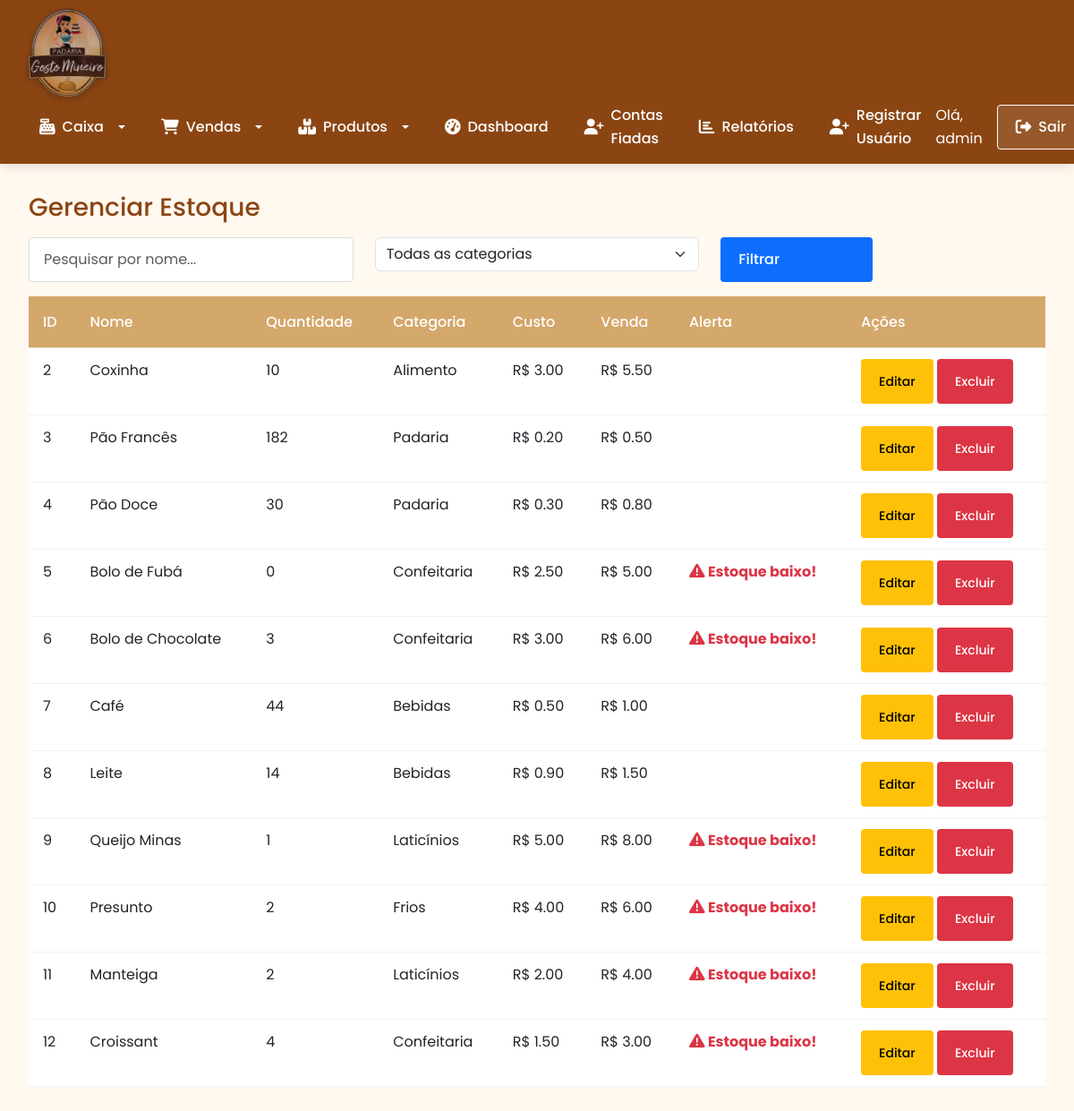
Screenshot of /estoque (signed in) with the database file from the repository.
### tables this page shows
CREATE TABLE usuarios (
    id INTEGER PRIMARY KEY AUTOINCREMENT,
    nome TEXT NOT NULL,
    senha TEXT NOT NULL,
    tipo TEXT DEFAULT 'usuario' -- adm ou usuario
);

CREATE TABLE itens (
    id INTEGER PRIMARY KEY AUTOINCREMENT,
    nome TEXT NOT NULL,
    quantidade INTEGER NOT NULL,
    categoria TEXT NOT NULL,
    custo REAL NOT NULL,
    venda REAL NOT NULL
);

### app.py (the view)
@app.route('/estoque', methods=['GET'])
@login_required
def estoque():
    pesquisa = request.args.get('pesquisa', '')
    categoria = request.args.get('categoria', '')
    query = 'SELECT * FROM itens WHERE 1=1'
    params = []
    if pesquisa:
        query += ' AND nome LIKE ?'
        params.append(f'%{pesquisa}%')
    if categoria:
        query += ' AND categoria = ?'
        params.append(categoria)
    db = get_db()
    cur = db.execute(query, params)
    itens = cur.fetchall()
    categorias = db.execute('SELECT DISTINCT categoria FROM itens').fetchall()
    return render_template('estoque.html', itens=itens, categorias=categorias)

### app.py (called while the page is built)
@app.before_request
def make_session_permanent():
    session.permanent = True  # Ativa expiração da sessão

@login_manager.user_loader
def load_user(user_id):
    db = get_db()
    cur = db.execute('SELECT * FROM usuarios WHERE id = ?', (user_id,))
    user = cur.fetchone()
    if user:
        return User(user[0], user[1], user[3])
    return None

### database.py (called while the page is built)
def get_db():
    db = getattr(g, '_database', None)
    if db is None:
        db = g._databse = sqlite3.connect(DATABASE)
        db.row_factory = sqlite3.Row
    return db

def close_connection(exception):
    db = getattr(g, '_database', None)
    if db is not None:
        db.close()

### templates/estoque.html (shortened to what this page needs)
{% extends "base.html" %}
{% block content %}
<h3>Gerenciar Estoque</h3>
<form method="GET" class="mb-3">
    <div class="row">
        <div class="col-md-4">
            <input type="text" name="pesquisa" class="form-control" placeholder="Pesquisar por nome...">
        </div>
        <div class="col-md-4">
            <select name="categoria" class="form-select">
                <option value="">Todas as categorias</option>
            </select>
        </div>
        <div class="col-md-2">
            <button type="submit" class="btn btn-primary w-100">Filtrar</button>
        </div>
    </div>
</form>
<table class="table">
    <thead>
        <tr>
            <th>ID</th>
            <th>Nome</th>
            <th>Quantidade</th>
            <th>Categoria</th>
            <th>Custo</th>
            <th>Venda</th>
            <th class="alerta">Alerta</th>
            <th class="acoes">Ações</th>
        </tr>
    </thead>
    <tbody>
        {% for item in itens %}
            <tr>
                <td>{{ item[0] }}</td>
                <td>{{ item[1] }}</td>
                <td>{{ item[2] }}</td>
                <td>{{ item[3] }}</td>
                <td>R$ {{ "%.2f"|format(item[4]) }}</td>
                <td>R$ {{ "%.2f"|format(item[5]) }}</td>
                <td class="{% if item[2] < 5 %}text-danger fw-bold{% endif %}">
                    {% if item[2] < 5 %}
                        <i class="fas fa-exclamation-triangle"></i> Estoque baixo!
                    {% endif %}
                </td>
                <td>
                    <a href="{{ url_for('editar_item', item_id=item[0]) }}" class="btn btn-warning btn-sm">Editar</a>
                    <a href="{{ url_for('excluir_item', item_id=item[0]) }}" class="btn btn-danger btn-sm" onclick="return confirm('Tem certeza que deseja excluir?')">Excluir</a>
                </td>
            </tr>
        {% endfor %}
    </tbody>
</table>
{% endblock %}

### templates/base.html (shortened to what this page needs)
<!DOCTYPE html>
<html lang="pt-br">
<head>
    <link href="https://cdn.jsdelivr.net/npm/bootstrap@5.3.0/dist/css/bootstrap.min.css" rel="stylesheet">
    <link href="https://cdnjs.cloudflare.com/ajax/libs/font-awesome/6.4.0/css/all.min.css" rel="stylesheet">
    <link rel="stylesheet" href="{{ url_for('static', filename='style.css') }}">
</head>
<body>
<header>
    <nav class="navbar navbar-expand-lg">
        <div class="container-fluid">
            <div class="navbar-logo">
                <a href="{{ url_for('index') }}">
                    <img src="{{ url_for('static', filename='logo.png') }}" />
                </a>
            </div>
            <div class="collapse navbar-collapse" id="navbarContent">
                <ul class="navbar-nav me-auto mb-2 mb-lg-0">
                    {% if current_user.is_authenticated %}
                        <li class="nav-item dropdown">
                            <a class="nav-link dropdown-toggle" href="#" id="caixaDropdown" role="button" data-bs-toggle="dropdown">
                                <i class="fas fa-cash-register"></i> Caixa
                            </a>
                        </li>
                        <li class="nav-item dropdown">
                            <a class="nav-link dropdown-toggle" href="#" id="vendasDropdown" role="button" data-bs-toggle="dropdown">
                                <i class="fas fa-cart-shopping"></i> Vendas
                            </a>
                        </li>
                        <li class="nav-item dropdown">
                            <a class="nav-link dropdown-toggle" href="#" id="produtosDropdown" role="button" data-bs-toggle="dropdown">
                                <i class="fas fa-boxes"></i> Produtos
                            </a>
                        </li>
                        <li class="nav-item">
                            <a class="nav-link" href="{{ url_for('dashboard') }}"><i class="fas fa-tachometer-alt"></i> Dashboard</a>
                        </li>
                        <li class="nav-item">
                            <a class="nav-link" href="{{ url_for('listar_clientes') }}"><i class="fas fa-user-plus"></i> Contas Fiadas</a>
                        </li>
                        <li class="nav-item">
                            <a class="nav-link" href="{{ url_for('relatorios') }}"><i class="fas fa-chart-bar"></i> Relatórios</a>
                        </li>
                        {% if current_user.tipo == 'adm' %}
                            <li class="nav-item">
                                <a class="nav-link" href="{{ url_for('register') }}"><i class="fas fa-user-plus"></i> Registrar Usuário</a>
                            </li>
                        {% endif %}
                    {% else %}
                        <li class="nav-item">
                            <a class="nav-link" href="{{ url_for('login') }}"><i class="fas fa-sign-in-alt"></i> Login</a>
                        </li>
                    {% endif %}
                </ul>
                <div class="d-flex align-items-center">
                    {% if current_user.is_authenticated %}
                        <span class="text-white me-3">Olá, {{ current_user.nome }}</span>
                        <a href="{{ url_for('logout') }}" class="btn btn-outline-light"><i class="fas fa-sign-out-alt"></i> Sair</a>
                    {% endif %}
                </div>
            </div>
        </div>
    </nav>
</header>
<div class="container">
    {% block content %}{% endblock %}
</div>
</body>
</html>

### static/style.css (style rules this page uses)
:root { --primary: #D4A76A; --secondary: #8B4513; --accent: #E31837; --light: #FFF9F0; --dark: #2C241B; --success: #5CB85C; --info: #5BC0DE; --warning: #F0AD4E; --danger: #D9534F; }
* { margin: 0; padding: 0; box-sizing: border-box; font-family: 'Poppins', sans-serif; }
body { font-family: 'Poppins', sans-serif; background-color: var(--light); color: var(--dark); line-height: 1.6; min-height: 100vh; }
.navbar { background-color: var(--secondary); padding: 1rem 2rem; box-shadow: 0 4px 12px rgba(0, 0, 0, 0.1); display: flex; align-items: center; flex-wrap: wrap; justify-content: space-around; }
.navbar-nav { display: flex; align-items: center; gap: 1.5rem; }
.navbar-logo img { height: 80px; filter: drop-shadow(0 2px 4px rgba(0, 0, 0, 0.2)); transition: transform 0.3s ease; }
.nav-link { color: white; text-decoration: none; font-weight: 500; font-size: 1rem; padding: 0.5rem 1rem; border-radius: 4px; transition: all 0.3s ease; justify-content: space-around; gap: 0.5rem; }
.nav-link i { font-size: 1.1rem; }
.container { flex: 1; padding: 2rem; max-width: 1200px; margin: 0 auto; width: 100%; }
.btn { padding: 0.5rem 1.25rem; border-radius: 4px; font-weight: 500; height: 50px; transition: all 0.3s ease; border: none; cursor: pointer; display: inline-flex; align-items: center; gap: 0.5rem; }
.btn-outline-light { background-color: transparent; color: white; border: 1px solid white; }
.table { width: 100%; border-collapse: collapse; }
.table th { background-color: var(--primary); color: white; padding: 1rem; text-align: left; font-weight: 500; }
.table td { padding: 0.75rem 1rem; border-bottom: 1px solid rgba(0, 0, 0, 0.05); }
.form-control { width: 100%; padding: 0.75rem 1rem; border: 1px solid #ddd; border-radius: 4px; font-family: 'Poppins', sans-serif; transition: all 0.3s ease; }
h1, h2, h3, h4, h5, h6 { color: var(--secondary); margin-bottom: 1rem; }
a, button { transition: all 0.3s ease; }
.nav-item { animation: fadeIn 0.5s ease forwards; }
i.fas { font-size: 1.1em; }
.btn-outline-light { background-color: rgba(255, 255, 255, 0.1); transition: all 0.3s ease; }
.alerta { text-align: center; }
.navbar { background-color: var(--secondary); padding: 0.5rem 1rem; }
.navbar-expand-lg .navbar-nav .nav-link { padding: 0.5rem 1rem; color: white; display: flex; align-items: center; gap: 0.5rem; }
.navbar-nav { gap: 0.5rem; }
.navbar-logo img { height: 100px; margin-right: 1rem; }
.dropdown-toggle::after { margin-left: 0.5em; vertical-align: 0.15em; }

### rows the page displays
usuarios: nome "admin"
itens: id "2", nome "Coxinha", quantidade "10", categoria "Alimento", custo "3.00", venda "5.50"
itens: id "3", nome "Pão Francês", quantidade "182", categoria "Padaria", custo "0.20", venda "0.50"
itens: id "4", nome "Pão Doce", quantidade "30", categoria "Padaria", custo "0.30", venda "0.80"
itens: id "5", nome "Bolo de Fubá", quantidade "0", categoria "Confeitaria", custo "2.50", venda "5.00", shows "Estoque baixo!"
itens: id "6", nome "Bolo de Chocolate", quantidade "3", categoria "Confeitaria", custo "3.00", venda "6.00", shows "Estoque baixo!"
itens: id "7", nome "Café", quantidade "44", categoria "Bebidas", custo "0.50", venda "1.00"
itens: id "8", nome "Leite", quantidade "14", categoria "Bebidas", custo "0.90", venda "1.50"
itens: id "9", nome "Queijo Minas", quantidade "1", categoria "Laticínios", custo "5.00", venda "8.00", shows "Estoque baixo!"
itens: id "10", nome "Presunto", quantidade "2", categoria "Frios", custo "4.00", venda "6.00", shows "Estoque baixo!"
itens: id "11", nome "Manteiga", quantidade "2", categoria "Laticínios", custo "2.00", venda "4.00", shows "Estoque baixo!"
itens: id "12", nome "Croissant", quantidade "4", categoria "Confeitaria", custo "1.50", venda "3.00", shows "Estoque baixo!"
